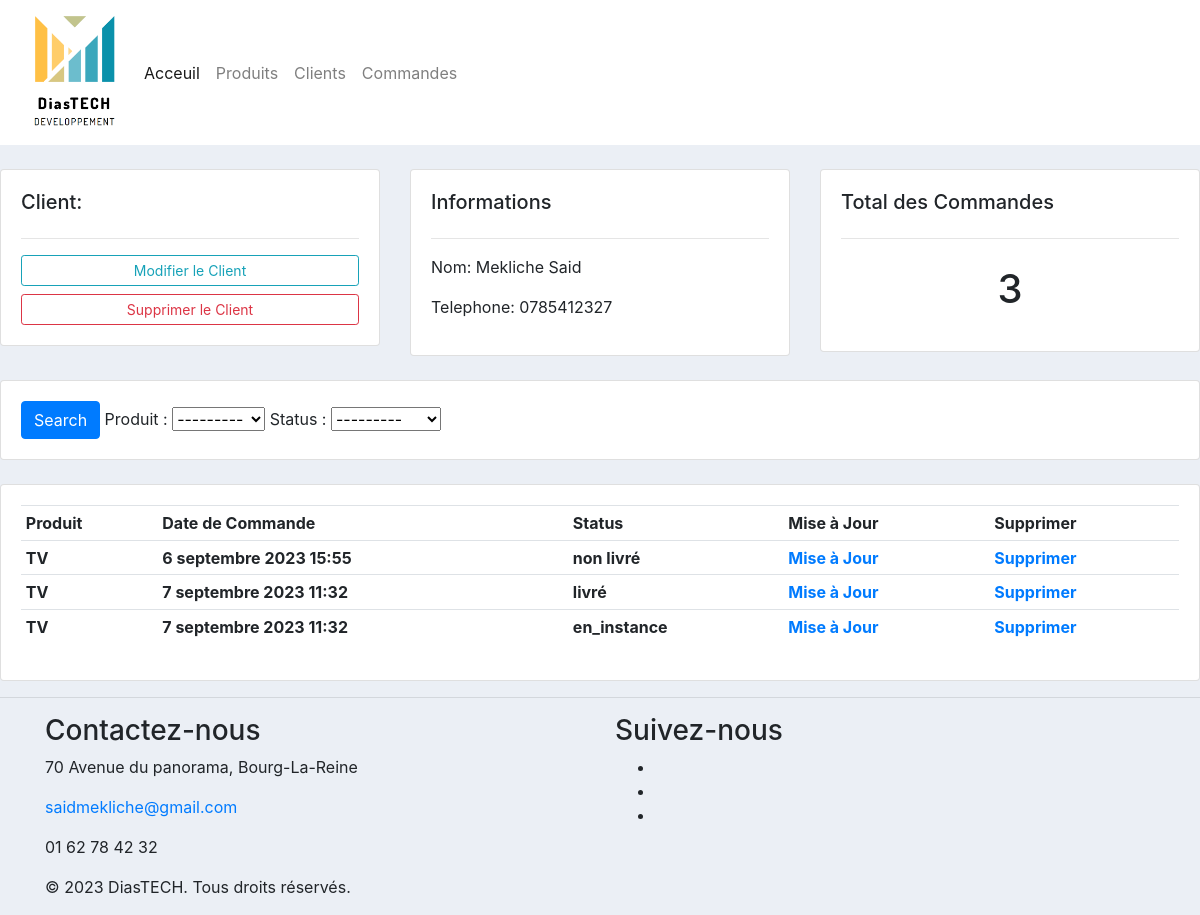
The page /client//1 on the database its author committed.
### client/models.py (models this page shows, shortened)
class Client(models.Model):
    nom = models.CharField(max_length=200, null=True)
    telephone = models.CharField(max_length=200, null=True)
    date_creation = models.DateTimeField(auto_now_add=True)

### commande/models.py (models this page shows)
class Commande(models.Model):
    STATUS = (
        ('en_instance', 'En instance'),
        ('non livré', 'non livré'),
        ('livré', 'livré')
    )
    client = models.ForeignKey(Client, null= True, on_delete=models.SET_NULL)
    produit = models.ForeignKey(Produit, null= True, on_delete=models.SET_NULL)
    status = models.CharField(max_length=200, choices=STATUS)
    date_creation = models.DateTimeField(auto_now_add=True)

### produit/models.py (models this page shows)
class Produit(models.Model):
    nom = models.CharField(max_length=200, null=True)
    prix = models.FloatField(null=True)
    date_creation = models.DateTimeField(auto_now_add=True)
    tag= models.ManyToManyField(Tag)
    def __str__(self):
        return self.nom

### client/views.py (the view)
# urls.py: path('/<str:pk>',views.list_client, name='client'),
def list_client(request,pk):
    client = Client.objects.get(id=pk)
    commande=client.commande_set.all()
    commande_total=commande.count()
    myFilter=CommandeFiltre(request.GET,queryset= commande)
    commande=myFilter.qs
    context={'client' : client,'commande': commande,'commande_total':commande_total,'myFilter': myFilter}
    return render(request,'client/list_client.html', context)

### templates/client/list_client.html
{% extends 'main.html' %}
{% block contenu %}
<br>
<div class="row">
	<div class="col-md">
		<div class="card card-body">
			<h5>Client:</h5>
			<hr>
			<a class="btn btn-outline-info  btn-sm btn-block" href="">Modifier le Client</a>
			<a class="btn btn-outline-danger  btn-sm btn-block" href="">Supprimer le Client</a>
		</div>
	</div>
	<div class="col-md">
		<div class="card card-body">
			<h5>Informations</h5>
			<hr>
			<p>Nom: {{client.nom}} </p>
			<p>Telephone: {{client.telephone}}</p>
		</div>
	</div>
	<div class="col-md">
		<div class="card card-body">
			<h5>Total des Commandes</h5>
			<hr>
			<h1 style="text-align: center;padding: 10px">{{commande_total}}</h1>
		</div>
	</div>
</div>
<br>
<div class="row">
	<div class="col">
		<div class="card card-body">
			<form method="get">
		    <button class="btn btn-primary" type="submit">Search</button>
				{{myFilter.form}}
		  </form>
		</div>
	</div>
</div>
<br>
<div class="row">
	<div class="col-md">
		<div class="card card-body">
			<table class="table table-sm">
				<tr>
					<th>Produit</th>
					<th>Date de Commande</th>
					<th>Status</th>
					<th>Mise à Jour</th>
					<th>Supprimer</th>
				</tr>
				{%  for commande in commande %}
				<tr>
				<th>{{commande.produit}}</th>
					<th>{{commande.date_creation}}</th>
					<th>{{commande.status}}</th>
					<th><a href="">Mise à Jour</a></th>
					<th><a href="">Supprimer</a></th>
				</tr>
                {% endfor %}
			</table>
		</div>
	</div>
</div>
{% endblock %}

### static/css/main.css (style rules this page uses)
body { background-color: #ebeff5; }

### rows shown on the page
Client: nom "Mekliche Said", telephone "0785412327"
Commande: produit "TV", date_creation "6 septembre 2023 15:55", status "non livré"
Commande: produit "TV", date_creation "7 septembre 2023 11:32", status "livré"
Commande: produit "TV", date_creation "7 septembre 2023 11:32", status "en_instance"

### other values the page prints
{{ commande_total }} "3"
